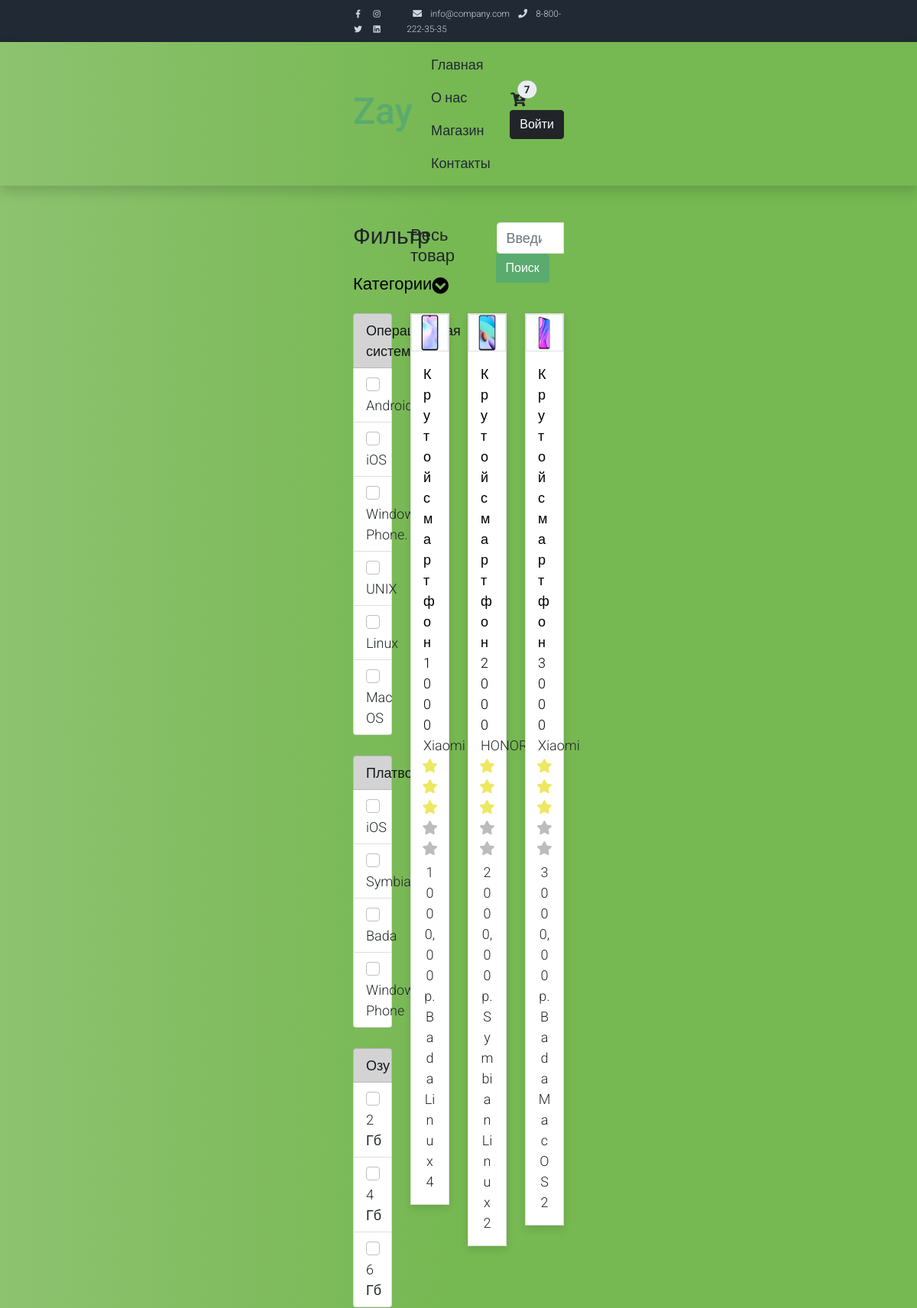
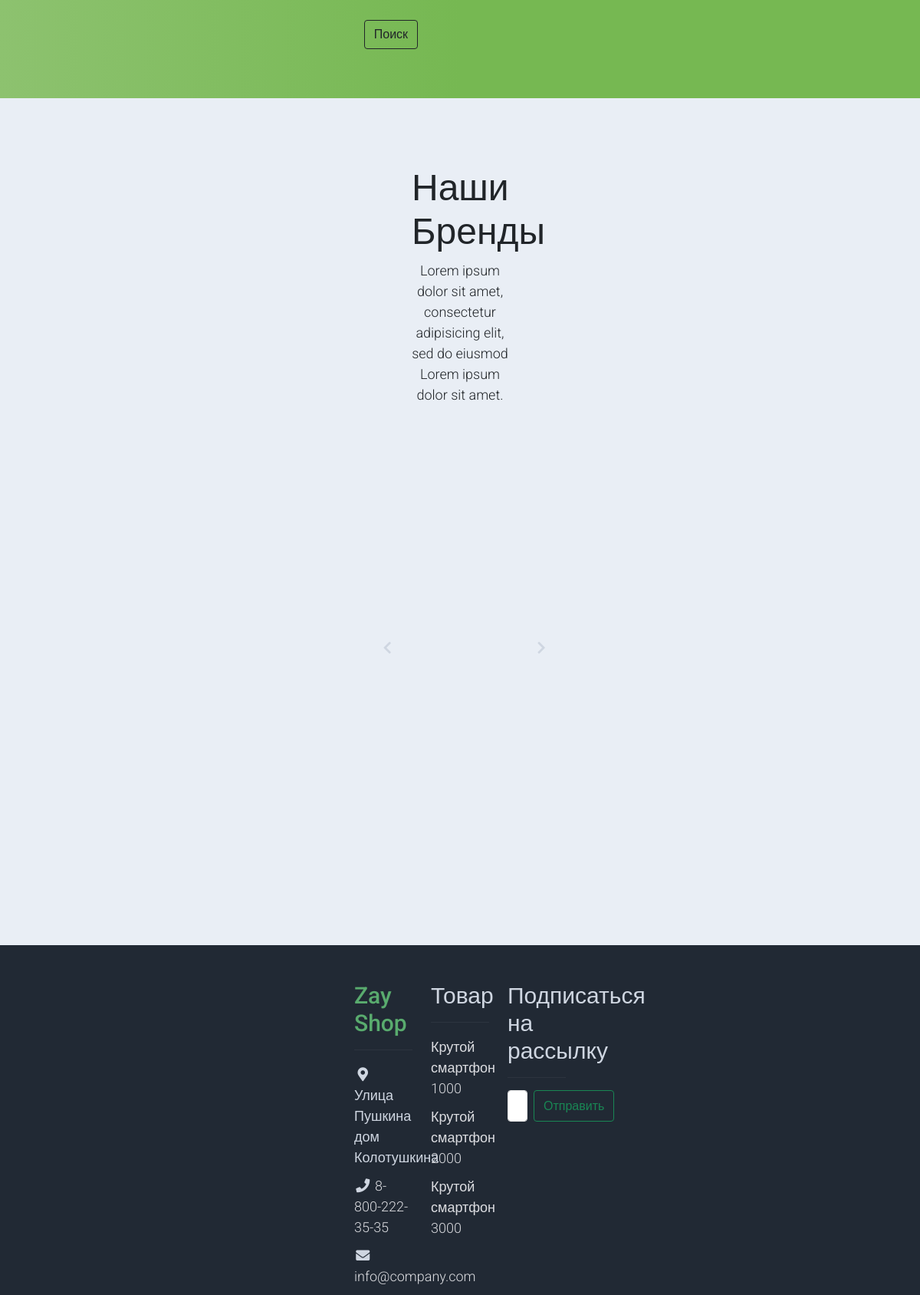
Screenshot of /shop/smartfony (upper part) with the database file from the repository (2 pictures, top to bottom).
### shop/models.py (models this page shows, shortened)
class OperatingSystems(models.Model):
    name = models.CharField('Название', max_length=50)
    def __str__(self):
        return self.name
    class Meta:
        verbose_name = 'Операционная система'
        verbose_name_plural = 'Операционные системы'

class Platform(models.Model):
    name = models.CharField('Название', max_length=50)
    def __str__(self):
        return self.name
    class Meta:
        verbose_name = 'Платформа'
        verbose_name_plural = 'Платформы'

class Ram(models.Model):
    count = models.IntegerField('Оперативная память')
    def __str__(self) -> str:
        return f'{self.count}'
    class Meta:
        verbose_name = 'Озу'
        verbose_name_plural = 'Озу'

class Product(models.Model):
    category = models.ForeignKey(
        Category, related_name='products',
        on_delete=models.CASCADE, verbose_name='Категория'
    )
    name = models.CharField('Название', max_length=200, db_index=True)
    slug = models.SlugField('Юрл', max_length=200, db_index=True)
    image = models.ImageField('Изображение', upload_to='products/%Y/%m/%d')
    description = models.TextField('Описание продукта', blank=True)
    price = models.DecimalField('Цена', max_digits=10, decimal_places=2)
    stock = models.PositiveIntegerField('Остаток продукта')
    available = models.BooleanField('Наличие в ассортименте', default=True)
    created = models.DateTimeField('Дата создания', auto_now_add=True)
    updated = models.DateTimeField('Дата обновления', auto_now=True)
    model = models.CharField('Модель', max_length=100, db_index=True)
    manufacturer = models.ForeignKey(
        Brand, max_length=100,
        default=None,
        verbose_name='Производитель',
        on_delete=models.SET_NULL,
        null=True
    )
    os = models.ManyToManyField(
        OperatingSystems, verbose_name='Операционная система', blank=True
    )
    platform = models.ManyToManyField(
        Platform, verbose_name='Платформа', blank=True
    )
    ram = models.ManyToManyField(Ram, verbose_name='Озу', blank=True)
    def get_absolute_url(self):
        return reverse('post_detail', kwargs={'product_slug': self.slug})
    class Meta:
        verbose_name = 'Продукт'
        verbose_name_plural = 'Продукты'
        ordering = ('name',)
        index_together = (('id', 'slug'),)

class Brand(models.Model):
    name = models.CharField('Название', max_length=100)
    image = models.ImageField(
        'Изображение', upload_to='brand/%Y/%m/%d', blank=True
    )
    class Meta:
        verbose_name = 'Бренд'
        verbose_name_plural = 'Бренд'
    def __str__(self):
        return self.name

### shop/views.py (the view)
# urls.py: path('shop/<slug:category_slug>', views.CategoryView.as_view(), name='category'),
class CategoryView(DataMixin):
    def get_queryset(self):
        return Product.objects.filter(
            category__slug=self.kwargs['category_slug'])

### shop/models.py (called while the page is built)
    def get_absolute_url(self):
        return reverse('category', kwargs={'category_slug': self.slug})

### shop/utils.py (called while the page is built)
    def get_context_data(self, **kwargs):
        context = super().get_context_data(**kwargs)
        context['categories'] = Category.objects.all()
        context['brands'] = Brand.objects.all()
        context['operativ'] = OperatingSystems.objects.all()
        context['platforms'] = Platform.objects.all()
        context['ram'] = Ram.objects.all()
        search_by = self.request.GET.get('query')
        if search_by:
            context['products'] = Product.objects.filter(
                name__icontains=search_by
                )
        return context

### shop/templates/shop/shop.html (shortened to what this page needs)
{% extends 'base.html' %}
    {% block content %}
        <div class="container py-5">
            <div class="row">
                <div class="col-lg-3">
                    <h1 class="h2 pb-4">Фильтр</h1>
                    <ul class="list-unstyled templatemo-accordion">
                        <li class="pb-3">
                            <a class="collapsed d-flex justify-content-between h3 text-decoration-none"
                               href="#">
                                Категории
                                <i class="pull-right fa fa-fw fa-chevron-circle-down mt-1"></i>
                            </a>
                        </li>
                        <form action="{% url 'filter' %}" method='get'>
                            <ul class="list-group">
                                <li class="list-group-item list-group-item-action list-group-item-dark">Операционная система</li>
                                {% for oper in operativ %}
                                <li class="list-group-item">
                                    <input class="form-check-input me-1" type="checkbox" name='operativ' value="{{ oper.id }}">
                                    {{ oper }}
                                </li>
                                {% endfor %}
                            </ul>
                            <br>
                            <ul class="list-group">
                                <li class="list-group-item list-group-item-action list-group-item-dark">Платворма</li>
                                {% for platform in platforms %}
                                <li class="list-group-item">
                                    <input class="form-check-input me-1" type="checkbox" name='platform' value="{{ platform.id }}">
                                    {{ platform }}
                                </li>
                                {% endfor %}
                            </ul>
                            <br>
                            <ul class="list-group">
                                <li class="list-group-item list-group-item-action list-group-item-dark">Озу</li>
                                {% for ra in ram %}
                                <li class="list-group-item">
                                    <input class="form-check-input me-1" type="checkbox" name='ram' value="{{ ra.id }}">
                                    {{ ra }} Гб
                                </li>
                                {% endfor %}
                            </ul>
                            <br>
                            <div class="d-grid gap-2 col-6 mx-auto">
                                <button type="submit" class="btn btn-outline-dark">Поиск</button>
                            </div>
                     </ul>
                </div>
                <div class="col-lg-9">
                    <div class="row">
                        <div class="col-md-6">
                            <ul class="list-inline shop-top-menu pb-3 pt-1">
                                <li class="list-inline-item">
                                    <a class="h3 text-dark text-decoration-none mr-3"
                                       href="{% url 'shop' %}">Весь товар</a>
                                </li>
                            </ul>
                        </div>
                        <div class="col-md-6 pb-4">
                            <form action="" method="get">
                            <div class="d-flex">
                                <div class="input-group mb-3">
                                    <input name="query" type="search" class="form-control" placeholder="Введите название товара" >
                                    <button class="btn btn-success" type="submit" id="button-addon2">Поиск</button>
                                </div>
                            </div>
                        </form>
                        </div>
                    </div>
                    <div class="row">
                        {% for product in products %}
                            <div class="col-md-4">
                                <div class="card mb-4 product-wap rounded-0">
                                    <div class="card rounded-0">
                                        {% if product.image %}
                                        <img class="card-img rounded-0 img-fluid" src="{{ product.image.url }}">
                                        {% endif %}
                                    </div>
                                    <div class="card-body">
                                        <a href="{{ product.get_absolute_url }}" class="h3 text-decoration-none">{{ product.name }}</a>
                                        <ul class="w-100 list-unstyled d-flex justify-content-between mb-0">
                                            <li>{{ product.manufacturer }}</li>
                                        </ul>
                                        <ul class="list-unstyled d-flex justify-content-center mb-1">
                                            <li>
                                                <i class="text-warning fa fa-star"></i>
                                                <i class="text-warning fa fa-star"></i>
                                                <i class="text-warning fa fa-star"></i>
                                                <i class="text-muted fa fa-star"></i>
                                                <i class="text-muted fa fa-star"></i>
                                            </li>
                                        </ul>
                                        <p class="text-center mb-0">
                                            {{ product.price }}p.
                                        </p>
                                        <p class="text-center mb-0">
                                            {{ product.platform.first }}
                                        </p>
                                        <p class="text-center mb-0">
                                            {{ product.os.first }}
                                        </p>
                                        <p class="text-center mb-0">
                                            {{ product.ram.first }}
                                        </p>
                                    </div>
                                </div>
                            </div>
                        {% endfor %}
                    </div>
                </div>
            </div>
        </div>
        {% include 'inc/_section.html' %}
    {% endblock %}

### templates/inc/_footer.html (shortened to what this page needs)
<footer class="bg-dark" id="tempaltemo_footer">
    <div class="container">
        <div class="row">
            <div class="col-md-4 pt-5">
                <h2 class="h2 text-success border-bottom pb-3 border-light logo">Zay Shop</h2>
                <ul class="list-unstyled text-light footer-link-list">
                    <li>
                        <i class="fas fa-map-marker-alt fa-fw"></i>
                        Улица Пушкина дом Колотушкина
                    </li>
                    <li>
                        <i class="fa fa-phone fa-fw"></i>
                        <a class="text-decoration-none" href="tel:8-800-222-35-35">8-800-222-35-35</a>
                    </li>
                    <li>
                        <i class="fa fa-envelope fa-fw"></i>
                        <a class="text-decoration-none" href="mailto:info@company.com">info@company.com</a>
                    </li>
                </ul>
            </div>
            <div class="col-md-4 pt-5">
                <h2 class="h2 text-light border-bottom pb-3 border-light">Товар</h2>
                <ul class="list-unstyled text-light footer-link-list">
                    {% for prod in products %}
                    <li><a class="text-decoration-none" href="#">{{ prod.name }}</a></li>
                    {% endfor %}
                </ul>
            </div>
            <div class="col-md-4 pt-5">
            <h2 class="h2 text-light border-bottom pb-3 border-light">Подписаться на рассылку</h2>
                <ul class="list-unstyled text-light footer-link-list">
                    <nav class="navbar navbar-dark bg-dark">
                        <form class="d-flex" action="#">
                            <input class="form-control me-2" type="search" placeholder="Email" aria-label="Search">
                            <button class="btn btn-outline-success" type="submit">Отправить</button>
                        </form>
                    </nav>
                </ul>
            </div>
        </div>
    </div>
</footer>

### shop/static/css/templatemo.css (style rules this page uses)
body, ul, li, p, a, label, input, div { font-family: 'Roboto', sans-serif; font-size: 18px !important; font-weight: 300 !important; }
.h2 { font-family: 'Roboto', sans-serif; font-size: 30px !important; font-weight: 300; }
.h3 { font-family: 'Roboto', sans-serif; font-size: 22px !important; }
.logo { font-weight: 500 !important; }
.text-warning { color: #ede861 !important; }
.text-muted { color: #bcbcbc !important; }
.text-success { color: #59ab6e !important; }
.text-light { color: #cfd6e1 !important; }
.bg-dark { background-color: #212934 !important; }
.btn-success { background-color: #59ab6e !important; border-color: #56ae6c !important; }
.templatemo-accordion a { color: #000; }
.product-wap { box-shadow: 0px 5px 10px 0px rgba(0, 0, 0, 0.10); }
.card.product-wap a { color: #000; }
.form-control { border: 1px solid #e8e8e8; }
#tempaltemo_footer a { color: #dcdde1; }
#tempaltemo_footer ul.footer-link-list li { padding-top: 10px; }
#tempaltemo_footer .border-light { border-color: #2d343f !important; }
.product-wap .h3, .product-wap li, .product-wap i, .product-wap p { font-size: 12px !important; }
@media (min-width: 992px) { .product-wap .h3, .product-wap li, .product-wap i, .product-wap p { font-size: 18px !important; } }

### shop/static/css/custom.css (style rules this page uses)
.container { position: relative; z-index: 1; max-width: 300px; margin: 0 auto; }
.container:before, .container:after { content: ""; display: block; clear: both; }
body { background: #76b852; background: rgb(141,194,111); background: linear-gradient(90deg, rgba(141,194,111,1) 0%, rgba(118,184,82,1) 50%); font-family: "Roboto", sans-serif; -webkit-font-smoothing: antialiased; -moz-osx-font-smoothing: grayscale; }

### rows the page displays
OperatingSystems: name "Android"
OperatingSystems: name "iOS"
OperatingSystems: name "Windows Phone."
OperatingSystems: name "UNIX"
OperatingSystems: name "Linux"
OperatingSystems: name "Mac OS"
Platform: name "iOS"
Platform: name "Symbian"
Platform: name "Bada"
Platform: name "Windows Phone"
Ram: count "2"
Ram: count "4"
Ram: count "6"
Product: image (picture), name "Крутой смартфон 1000", manufacturer "Xiaomi", price "1000,00", platform.first "Bada", os.first "Linux", ram.first "4"
Product: image (picture), name "Крутой смартфон 2000", manufacturer "HONOR", price "2000,00", platform.first "Symbian", os.first "Linux", ram.first "2"
Product: image (picture), name "Крутой смартфон 3000", manufacturer "Xiaomi", price "3000,00", platform.first "Bada", os.first "Mac OS", ram.first "2"
